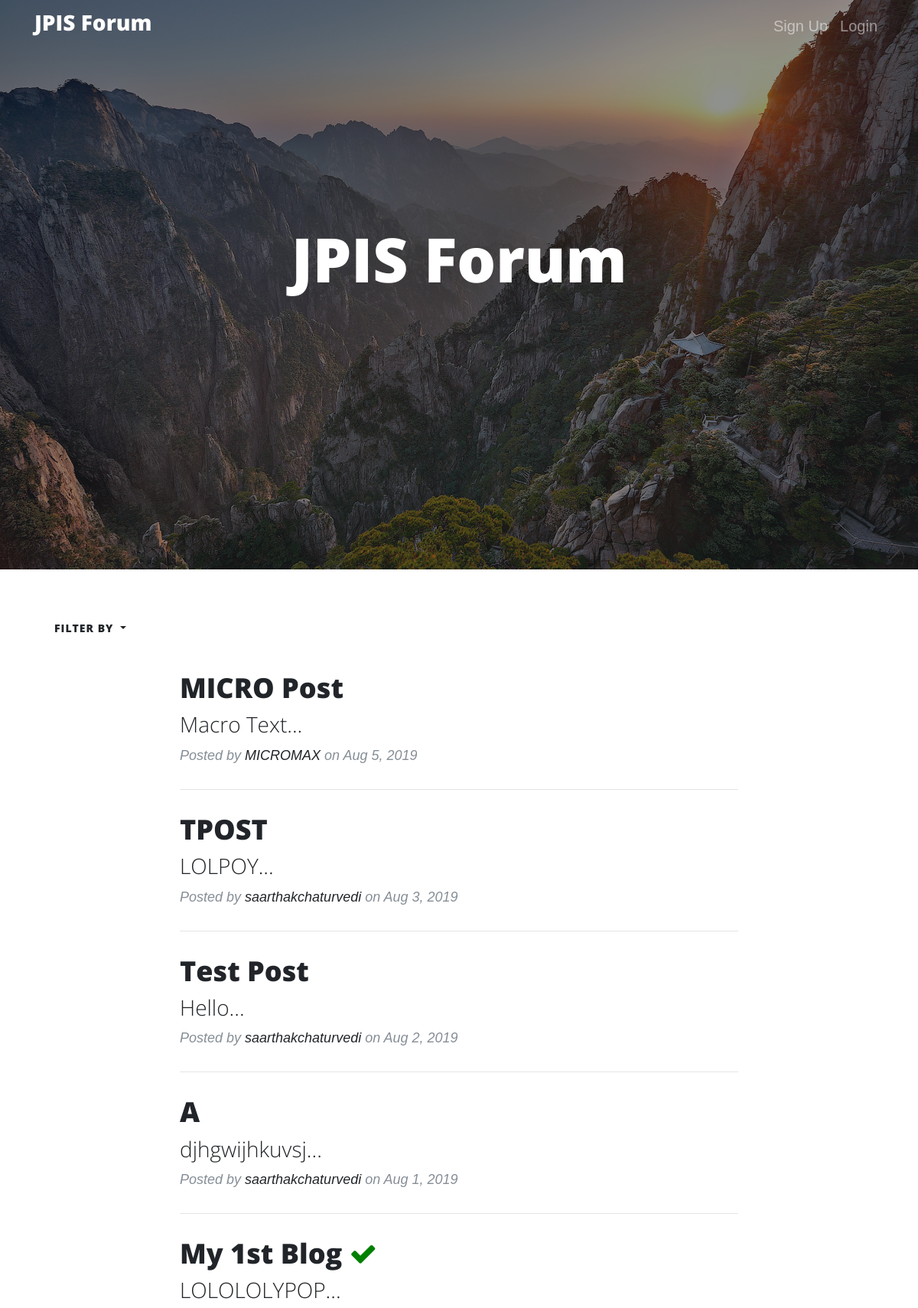
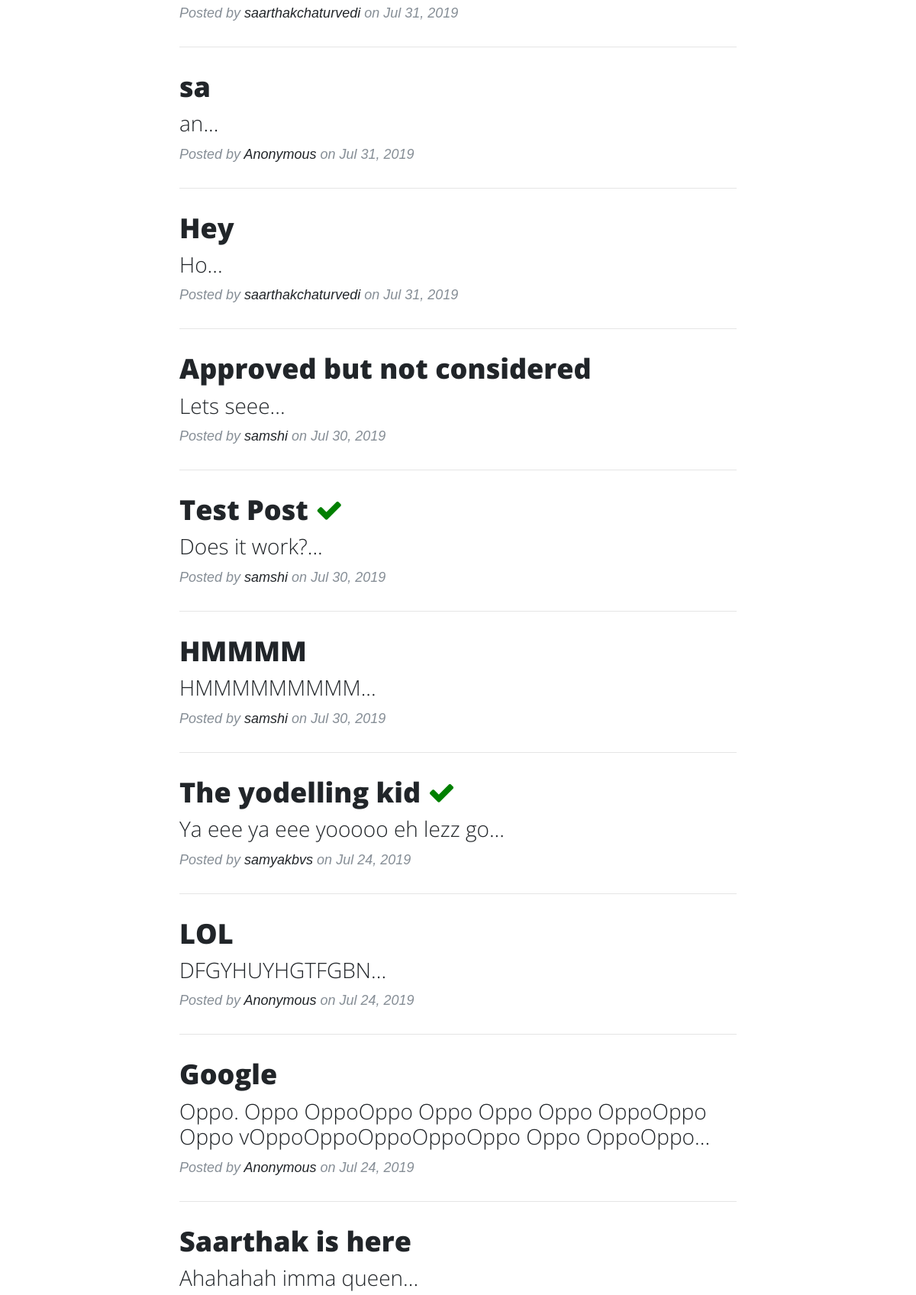
The page /latest/ (upper part) on the database its author committed (2 pictures, top to bottom).
### posts/models.py (models this page shows, shortened)
class Post(models.Model):
    title = models.CharField(max_length=200)
    body = models.TextField()
    votes_total = models.IntegerField(default=0)
    pubdate = models.DateTimeField()
    hunter = models.ForeignKey(User, on_delete=models.CASCADE)
    anonymous = models.BooleanField(default=False)
    upvoted_users = models.TextField(default='')
    approved_by = models.TextField(default='')
    post_approved = models.BooleanField(default=False)
    post_approvals = models.IntegerField(default=0)
    post_considered =  models.BooleanField(default=False)
    def preview(self):
        return self.body[:150]
    def pretty_date(self):
        return self.pubdate.strftime('%b %e, %Y')

### posts/views.py (the view)
# urls.py: path('latest/', posts.views.latest, name='latest'),
def latest(request):
    posts = Post.objects.all().order_by('-pubdate').filter(post_approved=True)
    return render(request, 'posts/home.html', {'posts': posts})

### posts/templates/posts/home.html (shortened to what this page needs)
{% load staticfiles %}
<!DOCTYPE html>
<html lang="en">
<head>
  <link rel="stylesheet" href="https://stackpath.bootstrapcdn.com/bootstrap/4.3.1/css/bootstrap.min.css">
  <link href="vendor/fontawesome-free/css/all.min.css" rel="stylesheet" type="text/css">
  <link rel="stylesheet" href="https://stackpath.bootstrapcdn.com/font-awesome/4.7.0/css/font-awesome.min.css">
  <link href="{% static 'css/clean-blog.css' %}" rel="stylesheet"><link rel="stylesheet" href="https://cdnjs.cloudflare.com/ajax/libs/font-awesome/4.7.0/css/font-awesome.min.css">
</head>
<body>
  <nav class="navbar navbar-expand-lg navbar-dark bg-transparent fixed-top">
<div class="container">
  <a class="navbar-brand nav-item-lg active" href="{% url 'home' %}"><h3>JPIS Forum</h3></a>
  <div class="collapse navbar-collapse" id="navbarResponsive">
    <ul class="navbar-nav ml-auto">
      {% if user.is_authenticated %}
          <form id="log" action="{% url 'logout' %}" method="POST" >
            {% csrf_token %}
            <input type="hidden" name="" value="">
            <li class="nav-item">
            <a class="nav-link" href="javascript:{document.getElementById('log').submit()}">Logout</a>
          </li>
          </form>
            <li class="nav-item">
          <a class="nav-link" href="{% url 'create' %}">Post</a>
        </li>
          <span></span>
            <li class="nav-item">
          <a class="nav-link" href="{% url 'userpage' user.username %}"><i class="fa fa-user fa-lg"></i></a>
        </li>
      {% else %}
      <li class="nav-item">
        <a class="nav-link" href="{% url 'signup' %}">Sign Up</a>
      </li>
      <li class="nav-item">
        <a class="nav-link" href="{% url 'login' %}">Login</a>
      </li>
    </ul>
    {% endif %}
  </div>
</div>
</nav>
  <header class="masthead" style="background-image: url({% static 'images/posts.jpg' %})">
    <div class="overlay"></div>
    <div class="container">
      <div class="row">
        <div class="col-lg-8 col-md-10 mx-auto">
          <div class="site-heading fade-in">
            <br>
            <br>
            <br>
            <h1>JPIS Forum</h1>
            <br>
            <br>
            <br><br>
            <br>
          </div>
        </div>
      </div>
    </div>
  </header>
  <div class="container">
    <div class="dropdown">
  <button type="button" class="btn dropdown-toggle" data-toggle="dropdown">
    Filter by
  </button>
</div>
    <div class="row">
      <div class="col-lg-8 col-md-10 mx-auto">
        {% for post in posts.all %}
        <div class="post-preview">
          <a href="{% url 'detail' post.id %}">
            <h2 class="post-title">
              {{ post.title }}
              {% if post.post_considered %}
              <i class="fa fa-check" style="color: green;"></i>
              {% endif %}
            </h2>
            <h3 class="post-subtitle">
              {{ post.preview }}...
            </h3>
          </a>
          <p class="post-meta">Posted by
            {% if post.anonymous %}
            <a href="#">Anonymous</a>
            {% else %}
            <a href="{% url 'userpage' post.hunter %}">{{ post.hunter }}</a>
            {% endif %}
            on {{ post.pretty_date }}</p>
        </div>
        <hr>
        {% endfor %}
      </div>
    </div>
  </div>
</body>
</html>

### static/css/clean-blog.css (style rules this page uses)
body { font-size: 20px; color: #212529; font-family: 'Helvetica', 'Helvetica', serif; }
p { line-height: 1.5; margin: 30px 0; }
p a { text-decoration: underline; }
h1, h2, h3, h4, h5, h6 { font-weight: 800; font-family: 'Open Sans', 'Helvetica Neue', Helvetica, Arial, sans-serif; }
a { color: #212529; -webkit-transition: all 0.2s; transition: all 0.2s; }
header.masthead { margin-bottom: 50px; background: no-repeat center center; background-color: #868e96; background-attachment: scroll; position: relative; background-size: cover; }
header.masthead .overlay { position: absolute; top: 0; left: 0; height: 100%; width: 100%; background-color: #212529; opacity: 0.5; }
header.masthead .page-heading, header.masthead .post-heading, header.masthead .site-heading { padding: 200px 0 150px; color: white; }
@media only screen and (min-width: 768px) { header.masthead .page-heading, header.masthead .post-heading, header.masthead .site-heading { padding: 200px 0; } }
header.masthead .page-heading, header.masthead .site-heading { text-align: center; }
header.masthead .page-heading h1, header.masthead .site-heading h1 { font-size: 50px; margin-top: 0; }
@media only screen and (min-width: 768px) { header.masthead .page-heading h1, header.masthead .site-heading h1 { font-size: 80px; } }
.post-preview > a { color: #212529; }
.post-preview > a > .post-title { font-size: 30px; margin-top: 30px; margin-bottom: 10px; }
.post-preview > a > .post-subtitle { font-weight: 300; margin: 0 0 10px; }
.post-preview > .post-meta { font-size: 18px; font-style: italic; margin-top: 0; color: #868e96; }
.post-preview > .post-meta > a { text-decoration: none; color: #212529; }
@media only screen and (min-width: 768px) { .post-preview > a > .post-title { font-size: 36px; } }
.btn { font-size: 14px; font-weight: 800; padding: 15px 25px; letter-spacing: 1px; text-transform: uppercase; border-radius: 0; font-family: 'Open Sans', 'Helvetica Neue', Helvetica, Arial, sans-serif; }

### posts/templates/posts/home.html (style rules this page uses)
.fade-in { animation: fadeIn ease 5s; -webkit-animation: fadeIn ease 5s; -moz-animation: fadeIn ease 5s; -o-animation: fadeIn ease 5s; -ms-animation: fadeIn ease 5s; }

### rows shown on the page
Post: title "MICRO Post", preview "Macro Text", hunter "MICROMAX", pretty_date "Aug 5, 2019"
Post: title "TPOST", preview "LOLPOY", hunter "saarthakchaturvedi", pretty_date "Aug 3, 2019"
Post: title "Test Post", preview "Hello", hunter "saarthakchaturvedi", pretty_date "Aug 2, 2019"
Post: title "A", preview "djhgwijhkuvsj", hunter "saarthakchaturvedi", pretty_date "Aug 1, 2019"
Post: title "My 1st Blog", post_considered True (drawn), preview "LOLOLOLYPOP", hunter "saarthakchaturvedi", pretty_date "Jul 31, 2019"
Post: title "sa", preview "an", anonymous "Anonymous", pretty_date "Jul 31, 2019"
Post: title "Hey", preview "Ho", hunter "saarthakchaturvedi", pretty_date "Jul 31, 2019"
Post: title "Approved but not considered", preview "Lets seee", hunter "samshi", pretty_date "Jul 30, 2019"
Post: title "Test Post", post_considered True (drawn), preview "Does it work?", hunter "samshi", pretty_date "Jul 30, 2019"
Post: title "HMMMM", preview "HMMMMMMMMM", hunter "samshi", pretty_date "Jul 30, 2019"
Post: title "The yodelling kid", post_considered True (drawn), preview "Ya eee ya eee yooooo eh lezz go", hunter "samyakbvs", pretty_date "Jul 24, 2019"
Post: title "LOL", preview "DFGYHUYHGTFGBN", anonymous "Anonymous", pretty_date "Jul 24, 2019"
Post: title "Google", preview "Oppo. Oppo OppoOppo Oppo Oppo Oppo OppoOppo Oppo vOppoOppoOppoOppoOppo Oppo OppoOppo", anonymous "Anonymous", pretty_date "Jul 24, 2019"
Post: title "Saarthak is here", preview "Ahahahah imma queen"
